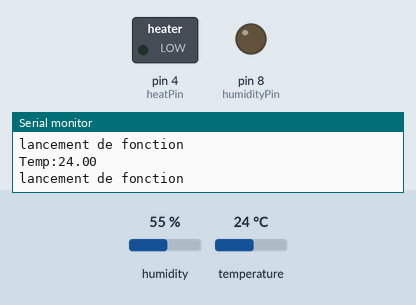
Recording of a sketch running on a simulated Arduino Uno, built with avr-gcc and run on an emulated ATmega328P. Shown: switched loads named in the sketch (green lamp = pin HIGH), output pins drawn as LEDs (lit = HIGH), the last lines printed to the serial monitor. The inputs (shaded band) are chosen by the test bench; at power-on: temperature 24 °C, humidity 55 %.

Above: at 3.8 s.
3.9 s: temperature set to 23.6 °C
At 6.5 s:
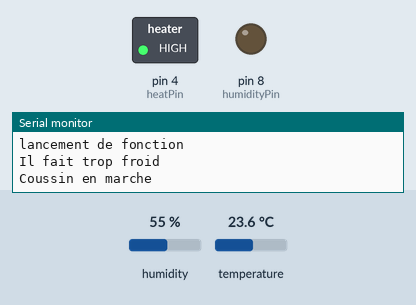
7.8 s: temperature set to 25.6 °C
11.7 s: temperature set to 26.7 °C
At 13.0 s:
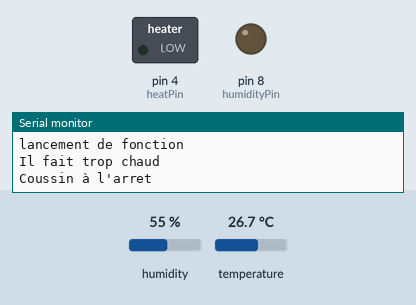
15.6 s: temperature set to 12 °C
At 18.4 s:
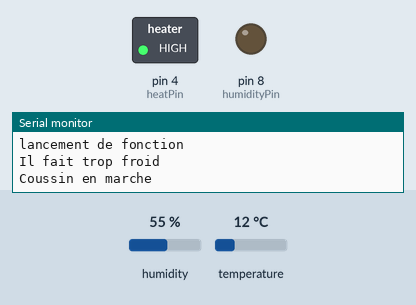
19.5 s: temperature set to 28 °C
At 22.4 s:
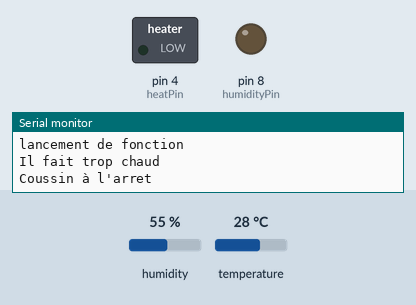
Timing chart, 0 to 23.9 s (numbered marks = the images above; inputs shaded):
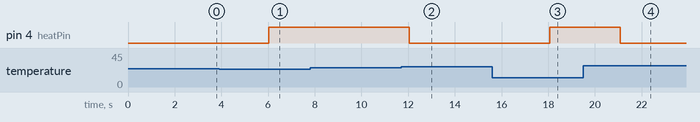

The sketch:

fonction_temperature_2.1.ino
```cpp
#include <DHT.h>

// définition capteur DHT et pin
#define DHTTYPE DHT22
#define DHTPIN 2

// Initialisation capteur
DHT dht(DHTPIN, DHTTYPE);

//définition pins des relais
int heatPin = 4;
int humidityPin = 8;


//définition de la temperature cible/haute/moyenne
float tempCibleHigh=28;
float tempCibleLow=24;
float tempCibleMoy=26;

void setup() {
  pinMode(heatPin, OUTPUT);
  pinMode(humidityPin, OUTPUT);
  Serial.begin(9600);
  dht.begin();
}

void loop() {
  float humidity = dht.readHumidity();
  float temperature = dht.readTemperature();

  // gestion erreur de lecture
  if(isnan(humidity) || isnan(temperature)){
    Serial.println("Erreur de lecture du capteur DHT");
    return;
  }

  Serial.print("Temp:");
  Serial.println(temperature);

  tempManagement(temperature);

  delay(3000);
}


void tempManagement(float temperature){
  Serial.println("lancement de fonction");
  if(temperature < tempCibleLow && digitalRead(heatPin) == LOW){
      digitalWrite(heatPin, HIGH);
      Serial.println("Il fait trop froid");
      Serial.println("Coussin en marche");

  } else if (temperature > tempCibleMoy && digitalRead(heatPin) == HIGH){
      digitalWrite(heatPin, LOW);
      Serial.println("Il fait trop chaud");
      Serial.println("Coussin à l'arret");
  }
}
```

Measured:
- the behaviour switches between 24 and 23.9 °C on temperature (found by bisection; images 0 and 1)
- the behaviour switches between 26 and 26.1 °C on temperature (found by bisection; images 1 and 2)
- after the input at 3.9 s, pin 4 (heatPin): LOW → HIGH after 2.1 s
- after the input at 11.7 s, pin 4 (heatPin): HIGH → LOW after 0.34 s
- after the input at 15.6 s, pin 4 (heatPin): LOW → HIGH after 2.5 s
- after the input at 19.5 s, pin 4 (heatPin): HIGH → LOW after 1.6 s
